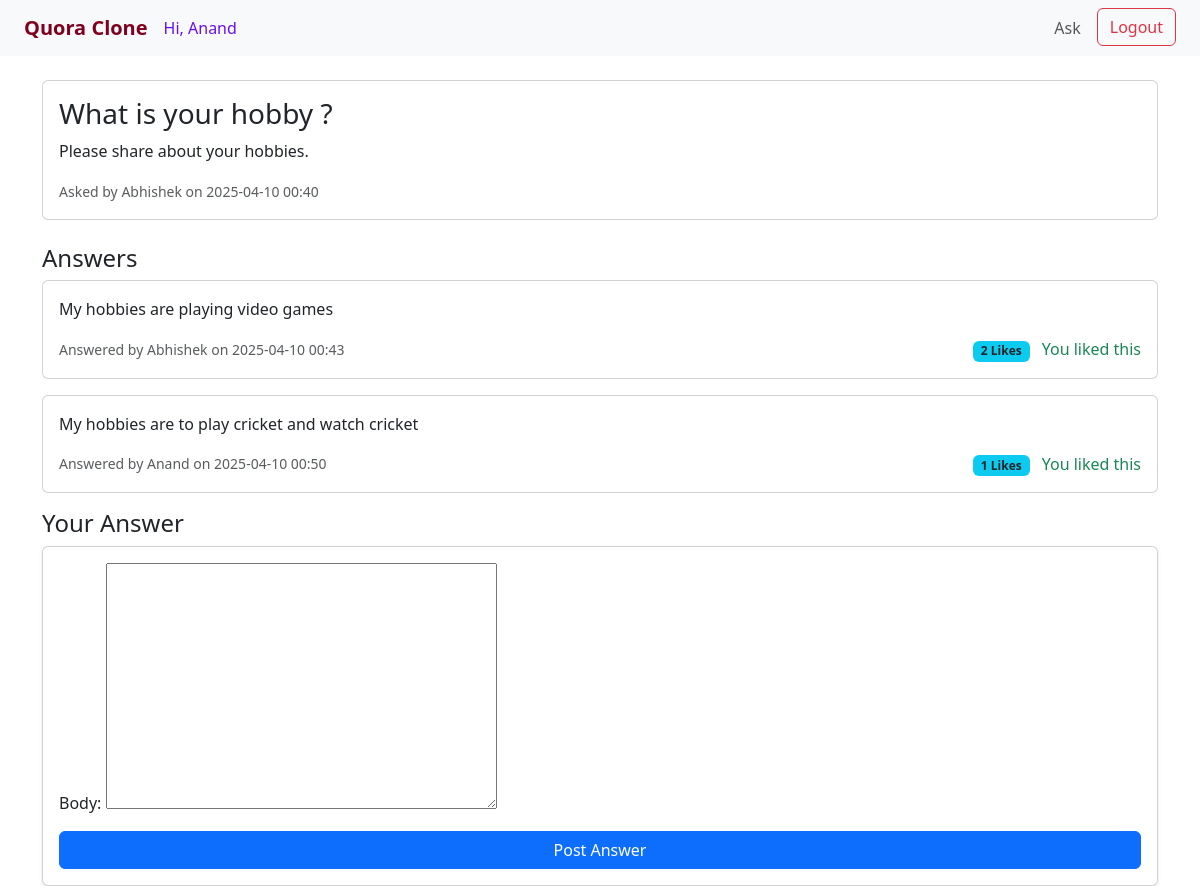
The page /question/1/ (signed in) on the database its author committed.
### core/models.py (models this page shows, shortened)
class Question(models.Model):
    user = models.ForeignKey(User, on_delete=models.CASCADE)
    title = models.CharField(max_length=255)
    body = models.TextField()
    created_at = models.DateTimeField(auto_now_add=True)

class Answer(models.Model):
    user = models.ForeignKey(User, on_delete=models.CASCADE)
    question = models.ForeignKey(Question, on_delete=models.CASCADE, related_name='answers')
    body = models.TextField()
    created_at = models.DateTimeField(auto_now_add=True)
    likes = models.ManyToManyField(User, related_name='liked_answers', blank=True)

### core/views.py (the view)
# urls.py: path('question/<int:pk>/', views.question_detail, name='question_detail'),
@login_required
def question_detail(request, pk):
    question = get_object_or_404(Question, pk=pk)
    form = AnswerForm(request.POST or None)
    if form.is_valid():
        answer = form.save(commit=False)
        answer.user = request.user
        answer.question = question
        answer.save()
        return redirect('question_detail', pk=pk)
    return render(request, 'question_detail.html', {
        'question': question,
        'form': form
    })

### core/forms.py
class AnswerForm(forms.ModelForm):
    class Meta:
        model = Answer
        fields = ['body']

### core/templates/question_detail.html (shortened to what this page needs)
{% extends 'base.html' %}
{% block content %}
<div class="card mb-4">
    <div class="card-body">
        <h3>{{ question.title }}</h3>
        <p>{{ question.body }}</p>
        <small class="text-muted">Asked by {{ question.user.username }} on {{ question.created_at|date:"Y-m-d H:i" }}</small>
    </div>
</div>
<h4>Answers</h4>
{% for answer in question.answers.all %}
    <div class="card mb-3">
        <div class="card-body">
            <p>{{ answer.body }}</p>
            <div class="d-flex justify-content-between align-items-center">
                <small class="text-muted">Answered by {{ answer.user.username }} on {{ answer.created_at|date:"Y-m-d H:i" }}</small>
                <div>
                    <span class="badge bg-info text-dark">{{ answer.likes.count }} Likes</span>
                    {% if user not in answer.likes.all %}
                        <form method="post" action="{% url 'like_answer' answer.id %}" class="d-inline">
                            {% csrf_token %}
                            <button class="btn btn-sm btn-outline-primary">Like</button>
                        </form>
                    {% else %}
                        <span class="text-success ms-2">You liked this</span>
                    {% endif %}
                </div>
            </div>
        </div>
    </div>
{% empty %}
    <p>No answers yet.</p>
{% endfor %}
<h4>Your Answer</h4>
<form method="post" class="card card-body shadow-sm">
    {{ form.as_p }}
    <button type="submit" class="btn btn-primary">Post Answer</button>
</form>
{% endblock %}

### core/templates/base.html (shortened to what this page needs)
<!DOCTYPE html>
<html>
<head>
    <link href="https://cdn.jsdelivr.net/npm/bootstrap@5.3.0/dist/css/bootstrap.min.css" rel="stylesheet">
</head>
<body>
    <nav class="navbar navbar-expand-lg navbar-light bg-light px-4">
        <a class="navbar-brand fw-bold" href="{% url 'home' %}">
            <span style="color: #800020;">Quora Clone</span>
        </a>
        {% if user.is_authenticated %}
            <span class="nav-link" style="color: #6610f2;">
                Hi, {{ user.username }}
            </span>
        {% endif %}
        <div class="collapse navbar-collapse">
            <ul class="navbar-nav ms-auto">
                {% if user.is_authenticated %}
                    <li class="nav-item me-2">
                        <a class="nav-link" href="{% url 'post_question' %}">Ask</a>
                    </li>
                    <li class="nav-item">
                        <a class="btn btn-outline-danger" href="{% url 'logout' %}">Logout</a>
                    </li>
                {% endif %}
            </ul>
        </div>
    </nav>
    <div class="container mt-4">
        {% block content %}{% endblock %}
    </div>
</body>
</html>

### rows shown on the page
Question: title "What is your hobby ?", body "Please share about your hobbies.", user.username "Abhishek", created_at "2025-04-10 00:40"
Answer: body "My hobbies are playing video games", user.username "Abhishek", created_at "2025-04-10 00:43", likes.count "2", shows "You liked this"
Answer: body "My hobbies are to play cricket and watch cricket", user.username "Anand", created_at "2025-04-10 00:50", likes.count "1", shows "You liked this"

### other values the page prints
{{ user.username }} "Anand"
